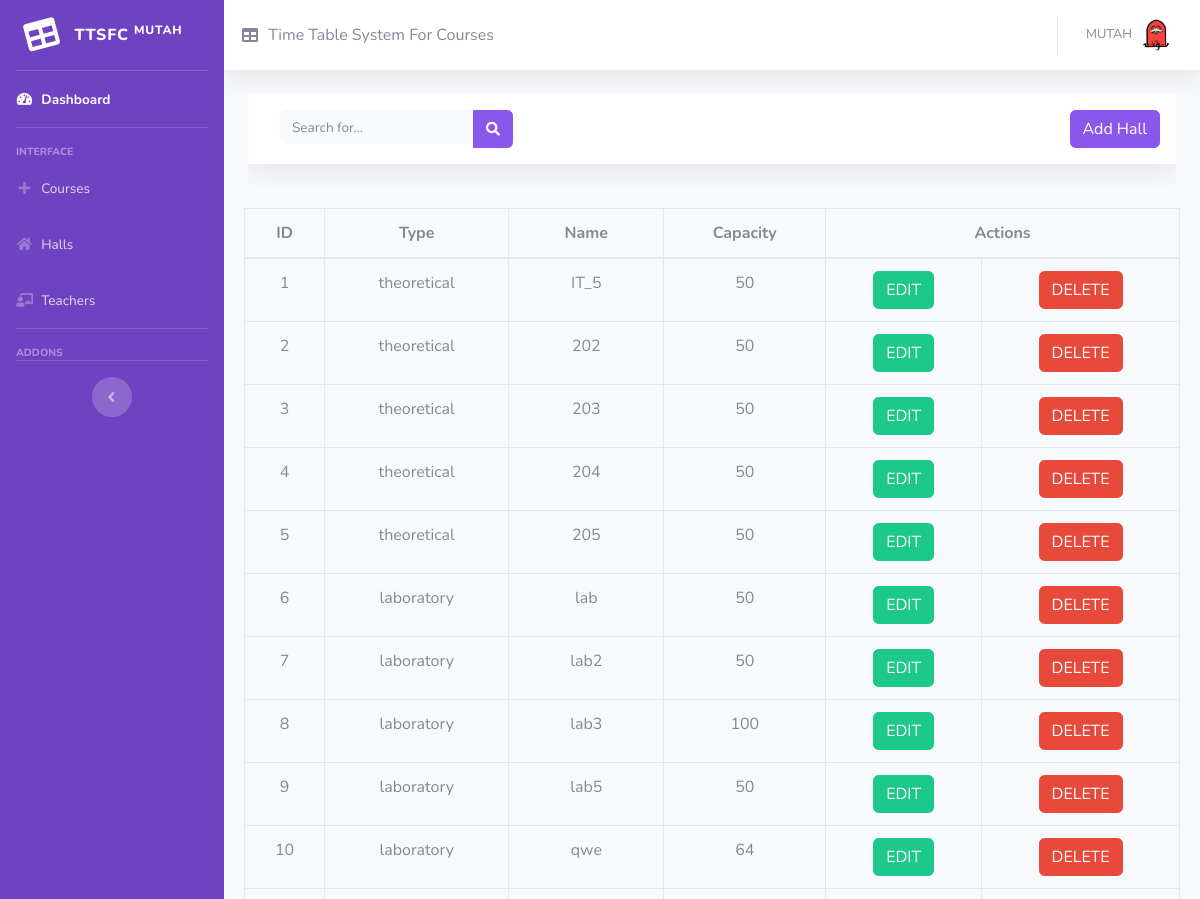
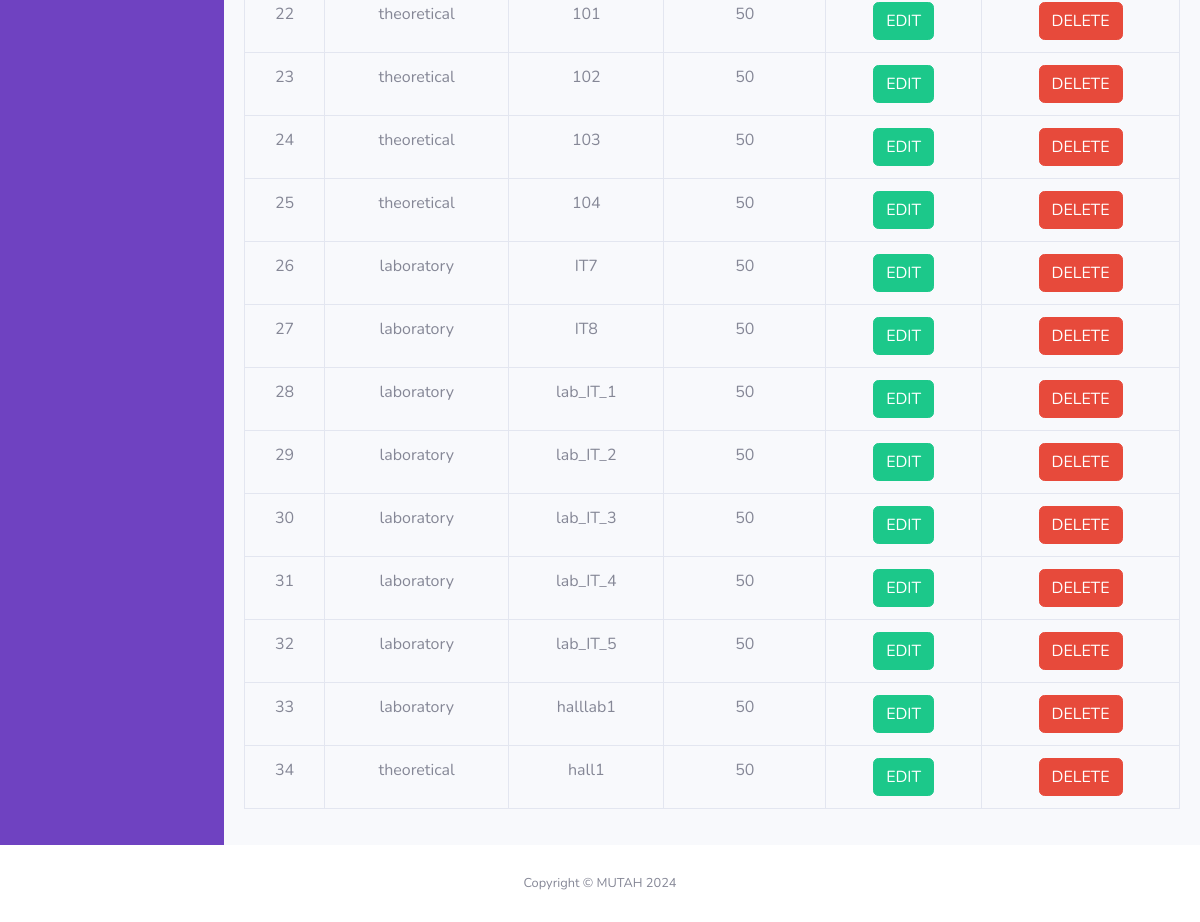
/hall.php (signed in), run on the app's committed database (2 pictures, top to bottom).
### tables this page shows
CREATE TABLE `hall` (
  `id` int(11) NOT NULL,
  `type_name` varchar(100) NOT NULL,
  `hall_name` varchar(100) NOT NULL,
  `hall_capacity` int(11) NOT NULL
);

### php/search_hall.php (the view, shortened to what this page needs)
<?php
include_once(__DIR__ . '/../connect.php');
$search = isset($_POST['search']) ? $_POST['search'] : '';
$sql = "SELECT * FROM hall WHERE hall_name LIKE '%$search%' OR type_name LIKE '%$search%' OR hall_capacity LIKE '%$search%'";
$result = mysqli_query($conn, $sql);
if ($result && mysqli_num_rows($result) > 0) {
    while ($row = mysqli_fetch_assoc($result)) {
        echo '<tr id="row-' . htmlspecialchars($row['id']) . '">
                <td>' . htmlspecialchars($row['id']) . '</td>
                <td>' . htmlspecialchars($row['type_name']) . '</td>
                <td>' . htmlspecialchars($row['hall_name']) . '</td>
                <td>' . htmlspecialchars($row['hall_capacity']) . '</td>
                <td class="text-center">
                    <div class="d-flex justify-content-center">
                        <button type="button" class="btn btn-success edit-btn" data-id="' . htmlspecialchars($row['id']) . '" data-type="' . htmlspecialchars($row['type_name']) . '" data-name="' . htmlspecialchars($row['hall_name']) . '" data-capacity="' . htmlspecialchars($row['hall_capacity']) . '">EDIT</button>
                    </div>
                </td>
                <td class="text-center">
                    <div class="d-flex justify-content-center">
                        <button type="button" class="btn btn-danger delete-btn" data-id="' . htmlspecialchars($row['id']) . '">DELETE</button>
                    </div>
                </td>
            </tr>';
    }
} else {
    echo "<tr><td colspan='6'>No data available</td></tr>";
}
?>

### hall.php (style rules this page uses)
td, th { text-align: center; }

### data on the page
hall: id "1", type_name "theoretical", hall_name "IT_5", hall_capacity "50"
hall: id "2", type_name "theoretical", hall_name "202", hall_capacity "50"
hall: id "3", type_name "theoretical", hall_name "203", hall_capacity "50"
hall: id "4", type_name "theoretical", hall_name "204", hall_capacity "50"
hall: id "5", type_name "theoretical", hall_name "205", hall_capacity "50"
hall: id "6", type_name "laboratory", hall_name "lab", hall_capacity "50"
hall: id "7", type_name "laboratory", hall_name "lab2", hall_capacity "50"
hall: id "8", type_name "laboratory", hall_name "lab3", hall_capacity "100"
hall: id "9", type_name "laboratory", hall_name "lab5", hall_capacity "50"
hall: id "10", type_name "laboratory", hall_name "qwe", hall_capacity "64"
hall: id "22", type_name "theoretical", hall_name "101", hall_capacity "50"
hall: id "23", type_name "theoretical", hall_name "102", hall_capacity "50"
hall: id "24", type_name "theoretical", hall_name "103", hall_capacity "50"
hall: id "25", type_name "theoretical", hall_name "104", hall_capacity "50"
hall: id "26", type_name "laboratory", hall_name "IT7", hall_capacity "50"
hall: id "27", type_name "laboratory", hall_name "IT8", hall_capacity "50"
hall: id "28", type_name "laboratory", hall_name "lab_IT_1", hall_capacity "50"
hall: id "29", type_name "laboratory", hall_name "lab_IT_2", hall_capacity "50"
hall: id "30", type_name "laboratory", hall_name "lab_IT_3", hall_capacity "50"
hall: id "31", type_name "laboratory", hall_name "lab_IT_4", hall_capacity "50"
hall: id "32", type_name "laboratory", hall_name "lab_IT_5", hall_capacity "50"
hall: id "33", type_name "laboratory", hall_name "halllab1", hall_capacity "50"
hall: id "34", type_name "theoretical", hall_name "hall1", hall_capacity "50"
